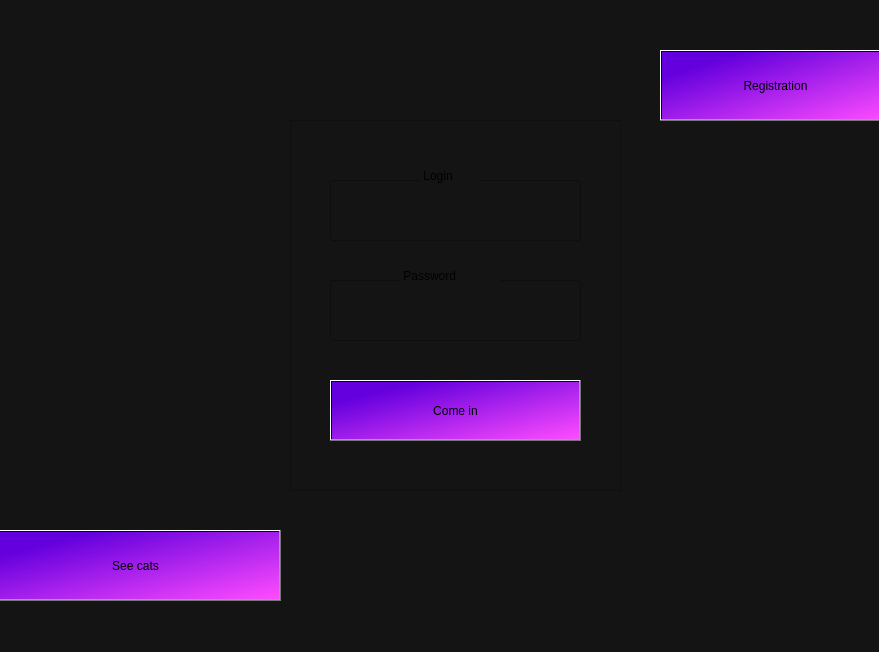
<?xml version="1.0" encoding="UTF-8"?>
<ui version="4.0">
 <class>MainWindow</class>
 <widget class="QMainWindow" name="MainWindow">
  <property name="geometry">
   <rect>
    <x>0</x>
    <y>0</y>
    <width>879</width>
    <height>652</height>
   </rect>
  </property>
  <property name="sizePolicy">
   <sizepolicy hsizetype="Preferred" vsizetype="Preferred">
    <horstretch>0</horstretch>
    <verstretch>0</verstretch>
   </sizepolicy>
  </property>
  <property name="minimumSize">
   <size>
    <width>0</width>
    <height>0</height>
   </size>
  </property>
  <property name="mouseTracking">
   <bool>false</bool>
  </property>
  <property name="windowTitle">
   <string>MainWindow</string>
  </property>
  <property name="styleSheet">
   <string notr="true">background-color:rgb(20, 20, 20)</string>
  </property>
  <widget class="QWidget" name="centralwidget">
   <widget class="QFrame" name="authFrame">
    <property name="geometry">
     <rect>
      <x>290</x>
      <y>120</y>
      <width>331</width>
      <height>371</height>
     </rect>
    </property>
    <property name="styleSheet">
     <string notr="true"/>
    </property>
    <property name="frameShape">
     <enum>QFrame::StyledPanel</enum>
    </property>
    <property name="frameShadow">
     <enum>QFrame::Raised</enum>
    </property>
    <widget class="QLineEdit" name="password">
     <property name="geometry">
      <rect>
       <x>40</x>
       <y>160</y>
       <width>251</width>
       <height>61</height>
      </rect>
     </property>
     <property name="styleSheet">
      <string notr="true"/>
     </property>
    </widget>
    <widget class="QLabel" name="label">
     <property name="geometry">
      <rect>
       <x>130</x>
       <y>30</y>
       <width>61</width>
       <height>51</height>
      </rect>
     </property>
     <property name="styleSheet">
      <string notr="true"/>
     </property>
     <property name="text">
      <string> Login    </string>
     </property>
    </widget>
    <widget class="QLabel" name="label_2">
     <property name="geometry">
      <rect>
       <x>110</x>
       <y>130</y>
       <width>101</width>
       <height>51</height>
      </rect>
     </property>
     <property name="styleSheet">
      <string notr="true"/>
     </property>
     <property name="text">
      <string> Password</string>
     </property>
    </widget>
    <widget class="QPushButton" name="pushButton">
     <property name="geometry">
      <rect>
       <x>40</x>
       <y>260</y>
       <width>251</width>
       <height>61</height>
      </rect>
     </property>
     <property name="styleSheet">
      <string notr="true">background-color: qlineargradient(spread:pad, x1:0.159204, y1:0.205, x2:1, y2:1, stop:0 rgba(100, 0, 221, 255), stop:1 rgba(255, 76, 255, 255));</string>
     </property>
     <property name="text">
      <string>Come in</string>
     </property>
    </widget>
    <widget class="QLineEdit" name="password_2">
     <property name="geometry">
      <rect>
       <x>40</x>
       <y>60</y>
       <width>251</width>
       <height>61</height>
      </rect>
     </property>
     <property name="styleSheet">
      <string notr="true"/>
     </property>
    </widget>
    <zorder>password</zorder>
    <zorder>label_2</zorder>
    <zorder>pushButton</zorder>
    <zorder>password_2</zorder>
    <zorder>label</zorder>
   </widget>
   <widget class="QPushButton" name="pushButton_2">
    <property name="geometry">
     <rect>
      <x>660</x>
      <y>50</y>
      <width>231</width>
      <height>71</height>
     </rect>
    </property>
    <property name="styleSheet">
     <string notr="true">background-color: qlineargradient(spread:pad, x1:0.159204, y1:0.205, x2:1, y2:1, stop:0 rgba(100, 0, 221, 255), stop:1 rgba(255, 76, 255, 255));</string>
    </property>
    <property name="text">
     <string>Registration</string>
    </property>
   </widget>
   <widget class="QPushButton" name="pushButton_3">
    <property name="geometry">
     <rect>
      <x>-10</x>
      <y>530</y>
      <width>291</width>
      <height>71</height>
     </rect>
    </property>
    <property name="styleSheet">
     <string notr="true">background-color: qlineargradient(spread:pad, x1:0.159204, y1:0.205, x2:1, y2:1, stop:0 rgba(100, 0, 221, 255), stop:1 rgba(255, 76, 255, 255));</string>
    </property>
    <property name="text">
     <string>See cats</string>
    </property>
   </widget>
  </widget>
  <widget class="QMenuBar" name="menubar">
   <property name="geometry">
    <rect>
     <x>0</x>
     <y>0</y>
     <width>879</width>
     <height>26</height>
    </rect>
   </property>
  </widget>
  <widget class="QStatusBar" name="statusbar"/>
 </widget>
 <resources/>
 <connections/>
</ui>
